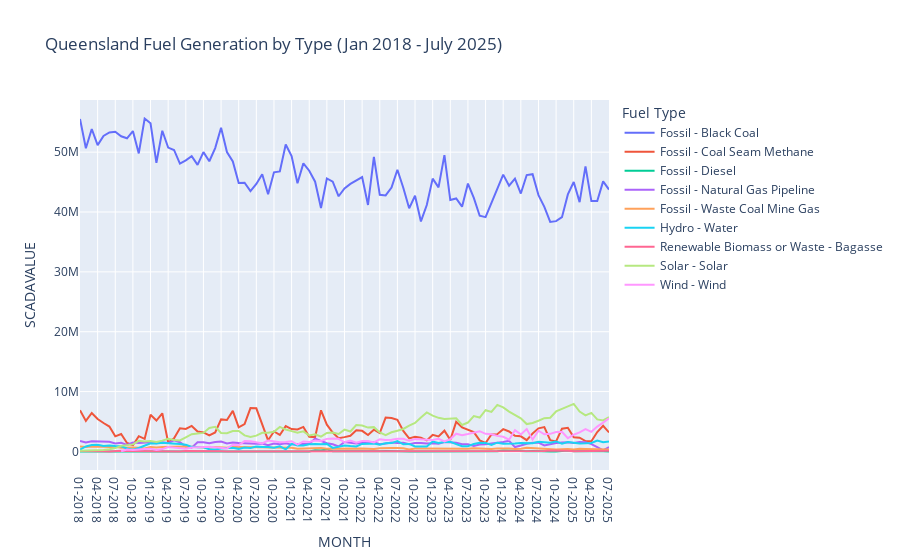

Notebook source saved alongside this figure:
### Code cell
px.line(qld_fuel_generation_agg, x = 'MONTH', y = 'SCADAVALUE', color = 'Fuel Type', title = 'Queensland Fuel Generation by Type (Jan 2018 - July 2025)')
